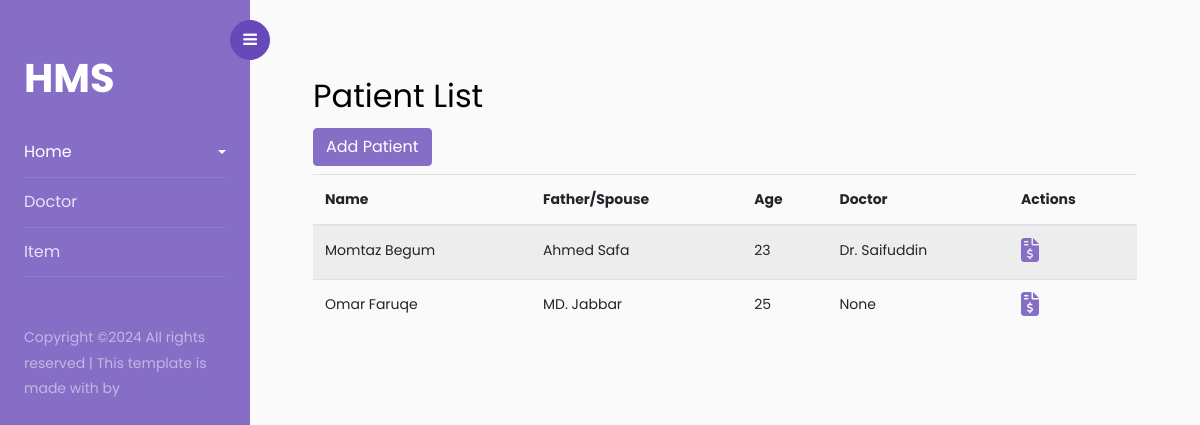
The page / on the database its author committed.
### bnh/models.py (models this page shows, shortened)
class Patient(models.Model):
    patient_type = models.CharField(max_length=50, choices=admit_type)
    name = models.CharField(max_length=120)
    father = models.CharField(max_length=120)
    mother = models.CharField(max_length=120, blank=True, null=True)
    gender = models.CharField(max_length=50, choices=gender_ch)
    village = models.CharField(max_length=120, blank=True, null=True)
    post = models.CharField(max_length=120, blank=True, null=True)
    police_station = models.CharField(max_length=120, blank=True, null=True)
    district = models.CharField(max_length=120, blank=True, null=True)
    ref_by = models.CharField(max_length=120, blank=True, null=True)
    doctor = models.ForeignKey(Doctor, on_delete=models.SET_NULL, null=True, blank=True)
    age =  models.IntegerField(default=0)
    mobile = models.CharField(max_length=50)
    bed_no = models.CharField(max_length=50, blank=True, null=True)
    cabin = models.CharField(max_length=50, blank=True, null=True)
    b_group = models.CharField(max_length=50, choices=b_group, blank=True, null=True)
    times_of_visit = models.IntegerField(default=0)
    admit_time = models.DateTimeField(auto_now=True)

class Doctor(models.Model):
    name = models.CharField(max_length=120)
    dc_degree = models.CharField(max_length=120)
    address = models.CharField(max_length=200)
    status = models.CharField(max_length=50, choices=dc_status)
    gender = models.CharField(max_length=50, choices=gender_ch)
    fees = models.IntegerField(blank=True, null=True)
    def __str__(self):
        return self.name

### bnh/views.py (the view)
# urls.py: path('', home, name='home'),
def home(request):
    patient = Patient.objects.all()
    context = {
        'patient_list': patient
    }
    return render(request, 'home.html', context)

### bnh/templates/home.html
{%extends 'base.html'%}
{% block content %}
<div class="container mt-4">
    <h2>Patient List</h2>
    <a href="{% url 'bnh:create-patient' %}" class="btn btn-primary mb-2" style="color:white;">
        Add Patient
    </a>
    <table class="table table-striped">
        <thead>
            <tr>
                <th>Name</th>
                <th>Father/Spouse</th>
                <th>Age</th>
                <th>Doctor</th>
                <th>Actions</th>
            </tr>
        </thead>
        <tbody>
            {% for patient in patient_list %}
                <tr>
                    <td>{{ patient.name }}</td>
                    <td>{{ patient.father }}</td>
                    <td>{{ patient.age }}</td>
                    <td>{{ patient.doctor }}</td>
                    <td><a href="{% url 'bnh:bill-list' patient.id %}"><i style="font-size: 1.5rem;" class="fa-solid fa-file-invoice-dollar"></i></a></td>
                </tr>
            {% endfor %}
        </tbody>
    </table>
</div>
{% endblock content %}

### rows shown on the page
Patient: name "Momtaz Begum", father "Ahmed Safa", age "23", doctor "Dr. Saifuddin"
Patient: name "Omar Faruqe", father "MD. Jabbar", age "25", doctor "None"
